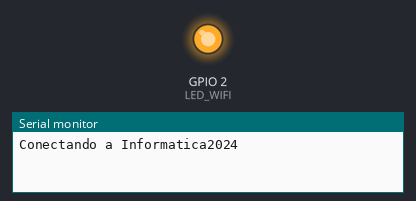
Simulated run of this sketch. Board: ESP32. Parts: output pins drawn as LEDs (lit = HIGH), the last lines printed to the serial monitor. WiFi joins after 1.5 s; servers stay silent unless stated; the local clock reads 2024-03-15 10:24:30 at power-on unless the sketch sets it; random numbers use the default seed unless the sketch sets one; no MQTT or app messages arrive unless stated.

Above: at 0.1 s.
At 1.1 s:
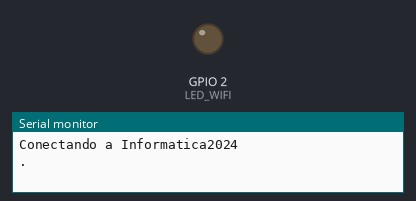
Timing chart, 0 to 3.5 s (numbered marks = the images above):
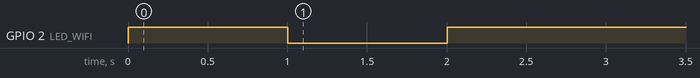

The sketch:

simulando_sensores_tiempolectura_modificable.ino
```cpp
#include <WiFi.h>
#include <PubSubClient.h>
#include <WiFiClientSecure.h>
#include <SPI.h>
#include <ArduinoJson.h>
#include <time.h>
//-- Enviar datos desde mmqt hive web
//--Topic evaporador/motorX/cmd GRADOS:120
//--Topci evaporador/motorX/cmd ON
// ==== WiFi y MQTT settings
const char* ssid = "Informatica2024";
const char* password = "iinf2024";
const char* mqtt_server = "b6d522ef66224d36a55e598722e7338d.s1.eu.hivemq.cloud";
const char* mqtt_username = "evaporador";
const char* mqtt_password = "Evaporador2025";
const int mqtt_port = 8883;
#define LED_WIFI 2

WiFiClientSecure espClient;
PubSubClient client(espClient);

// <<<<< AGREGAR VARIABLE DE MODO LOCAL >>>>>
bool modoLocal = false;

static const char *root_ca PROGMEM = R"EOF(
-----BEGIN CERTIFICATE-----
MIIFazCCA1OgAwIBAgIRAIIQz7DSQONZRGPgu2OCiwAwDQYJKoZIhvcNAQELBQAw
TzELMAkGA1UEBhMCVVMxKTAnBgNVBAoTIEludGVybmV0IFNlY3VyaXR5IFJlc2Vh
cmNoIEdyb3VwMRUwEwYDVQQDEwxJU1JHIFJvb3QgWDEwHhcNMTUwNjA0MTEwNDM4
WhcNMzUwNjA0MTEwNDM4WjBPMQswCQYDVQQGEwJVUzEpMCcGA1UEChMgSW50ZXJu
ZXQgU2VjdXJpdHkgUmVzZWFyY2ggR3JvdXAxFTATBgNVBAMTDElTUkcgUm9vdCBY
MTCCAiIwDQYJKoZIhvcNAQEBBQADggIPADCCAgoCggIBAK3oJHP0FDfzm54rVygc
h77ct984kIxuPOZXoHj3dcKi/vVqbvYATyjb3miGbESTtrFj/RQSa78f0uoxmyF+
0TM8ukj13Xnfs7j/EvEhmkvBioZxaUpmZmyPfjxwv60pIgbz5MDmgK7iS4+3mX6U
A5/TR5d8mUgjU+g4rk8Kb4Mu0UlXjIB0ttov0DiNewNwIRt18jA8+o+u3dpjq+sW
T8KOEUt+zwvo/7V3LvSye0rgTBIlDHCNAymg4VMk7BPZ7hm/ELNKjD+Jo2FR3qyH
B5T0Y3HsLuJvW5iB4YlcNHlsdu87kGJ55tukmi8mxdAQ4Q7e2RCOFvu396j3x+UC
B5iPNgiV5+I3lg02dZ77DnKxHZu8A/lJBdiB3QW0KtZB6awBdpUKD9jf1b0SHzUv
KBds0pjBqAlkd25HN7rOrFleaJ1/ctaJxQZBKT5ZPt0m9STJEadao0xAH0ahmbWn
OlFuhjuefXKnEgV4We0+UXgVCwOPjdAvBbI+e0ocS3MFEvzG6uBQE3xDk3SzynTn
jh8BCNAw1FtxNrQHusEwMFxIt4I7mKZ9YIqioymCzLq9gwQbooMDQaHWBfEbwrbw
qHyGO0aoSCqI3Haadr8faqU9GY/rOPNk3sgrDQoo//fb4hVC1CLQJ13hef4Y53CI
rU7m2Ys6xt0nUW7/vGT1M0NPAgMBAAGjQjBAMA4GA1UdDwEB/wQEAwIBBjAPBgNV
HRMBAf8EBTADAQH/MB0GA1UdDgQWBBR5tFnme7bl5AFzgAiIyBpY9umbbjANBgkq
hkiG9w0BAQsFAAOCAgEAVR9YqbyyqFDQDLHYGmkgJykIrGF1XIpu+ILlaS/V9lZL
ubhzEFnTIZd+50xx+7LSYK05qAvqFyFWhfFQDlnrzuBZ6brJFe+GnY+EgPbk6ZGQ
3BebYhtF8GaV0nxvwuo77x/Py9auJ/GpsMiu/X1+mvoiBOv/2X/qkSsisRcOj/KK
NFtY2PwByVS5uCbMiogziUwthDyC3+6WVwW6LLv3xLfHTjuCvjHIInNzktHCgKQ5
ORAzI4JMPJ+GslWYHb4phowim57iaztXOoJwTdwJx4nLCgdNbOhdjsnvzqvHu7Ur
TkXWStAmzOVyyghqpZXjFaH3pO3JLF+l+/+sKAIuvtd7u+Nxe5AW0wdeRlN8NwdC
jNPElpzVmbUq4JUagEiuTDkHzsxHpFKVK7q4+63SM1N95R1NbdWhscdCb+ZAJzVc
oyi3B43njTOQ5yOf+1CceWxG1bQVs5ZufpsMljq4Ui0/1lvh+wjChP4kqKOJ2qxq
4RgqsahDYVvTH9w7jXbyLeiNdd8XM2w9U/t7y0Ff/9yi0GE44Za4rF2LN9d11TPA
mRGunUHBcnWEvgJBQl9nJEiU0Zsnvgc/ubhPgXRR4Xq37Z0j4r7g1SgEEzwxA57d
emyPxgcYxn/eR44/KJ4EBs+lVDR3veyJm+kXQ99b21/+jh5Xos1AnX5iItreGCc=
-----END CERTIFICATE-----
)EOF";

// MQTT Topics
const char* topic_dht11_temp = "evaporador/dht11/temperatura";
const char* topic_dht11_hum = "evaporador/dht11/humedad";
const char* topic_gyro_lat = "evaporador/giroscopio/latitud";
const char* topic_gyro_lon = "evaporador/giroscopio/longitud";
const char* topic_lux = "evaporador/luminosidad";
const char* topic_motorX = "evaporador/motorX/estatus";
const char* topic_motorY = "evaporador/motorY/estatus";
const char* topic_gps_lat = "evaporador/gps/latitud";
const char* topic_gps_lon = "evaporador/gps/longitud";
const char* topic_bascula = "evaporador/bascula/mg";
const char* topic_motorX_cmd = "evaporador/motorX/cmd";
const char* topic_motorY_cmd = "evaporador/motorY/cmd";

unsigned long lastHeartbeat = 0;
const unsigned long heartbeatInterval = 5000;  //Validacion del esp32-Sensores 5 segundos

float last_gps_lat = 19.4326;
float last_gps_lon = -99.1332;
String motorX_status = "OFF";
String motorY_status = "OFF";
int motorX_grados = 0;
int motorY_grados = 0;

// ==== time for each sensor
unsigned long prevDht = 0, prevGyro = 0, prevLux = 0, prevBascula = 0, prevMotorX = 0, prevMotorY = 0, prevGps = 0;
unsigned long intervalDht = 5000, intervalGyro = 6000, intervalLux = 7000, intervalBascula = 8000, intervalMotorX = 9000, intervalMotorY = 10000, intervalGps = 11000; // ms

// Obtener la fecha y hora en formato ISO 8601
String getDateTimeISO() {
  struct tm timeinfo;
  if (!getLocalTime(&timeinfo)) return "1970-01-01T00:00:00Z";
  char buf[25];
  strftime(buf, sizeof(buf), "%Y-%m-%dT%H:%M:%SZ", &timeinfo);
  return String(buf);
}

// ---- SENSORES Y ACTUADORES EN FUNCIONES ----

void leerTemperaturaHumedad(unsigned long interval) {
  static unsigned long last = 0;
  if (millis() - last < interval) return;
  last = millis();

  // Simulación
  float temp = random(200, 350) / 10.0;
  float hum = random(300, 700) / 10.0;

  String fechaHora = getDateTimeISO();
  String fecha = fechaHora.substring(0,10);
  String hora  = fechaHora.substring(11,19);

  publishMessage(topic_dht11_temp, String(temp,1), true);
  publishMessage(topic_dht11_hum, String(hum,1), true);

  StaticJsonDocument<256> doc;
  doc["sensor"] = "dht11";
  doc["temperatura"] = temp;
  doc["humedad"] = hum;
  doc["fecha"] = fecha;
  doc["hora"] = hora;

  String output;
  serializeJson(doc, output);
  publishMessage("evaporador/dht11/json", output, true);
  Serial.println(output);
}

void leerGiroscopio(unsigned long interval) {
  static unsigned long last = 0;
  if (millis() - last < interval) return;
  last = millis();

  float gyro_lat = random(-9000, 9000) / 100.0;
  float gyro_lon = random(-18000, 18000) / 100.0;

  String fechaHora = getDateTimeISO();
  String fecha = fechaHora.substring(0,10);
  String hora  = fechaHora.substring(11,19);

  publishMessage(topic_gyro_lat, String(gyro_lat,2), true);
  publishMessage(topic_gyro_lon, String(gyro_lon,2), true);

  StaticJsonDocument<256> doc;
  doc["sensor"] = "giroscopio";
  doc["latitud"] = gyro_lat;
  doc["longitud"] = gyro_lon;
  doc["fecha"] = fecha;
  doc["hora"] = hora;

  String output;
  serializeJson(doc, output);
  publishMessage("evaporador/giroscopio/json", output, true);
  Serial.println(output);
}

void leerLuminosidad(unsigned long interval) {
  static unsigned long last = 0;
  if (millis() - last < interval) return;
  last = millis();

  int lux = random(0, 10000);

  String fechaHora = getDateTimeISO();
  String fecha = fechaHora.substring(0,10);
  String hora  = fechaHora.substring(11,19);

  publishMessage(topic_lux, String(lux), true);

  StaticJsonDocument<128> doc;
  doc["sensor"] = "luminosidad";
  doc["lux"] = lux;
  doc["fecha"] = fecha;
  doc["hora"] = hora;

  String output;
  serializeJson(doc, output);
  publishMessage("evaporador/luminosidad/json", output, true);
  Serial.println(output);
}

void leerBascula(unsigned long interval) {
  static unsigned long last = 0;
  if (millis() - last < interval) return;
  last = millis();

  int bascula = random(50000, 500000);

  String fechaHora = getDateTimeISO();
  String fecha = fechaHora.substring(0,10);
  String hora  = fechaHora.substring(11,19);

  publishMessage(topic_bascula, String(bascula), true);

  StaticJsonDocument<128> doc;
  doc["sensor"] = "bascula";
  doc["peso_mg"] = bascula;
  doc["fecha"] = fecha;
  doc["hora"] = hora;

  String output;
  serializeJson(doc, output);
  publishMessage("evaporador/bascula/json", output, true);
  Serial.println(output);
}

void motorX(unsigned long interval) {
  static unsigned long last = 0;
  if (millis() - last < interval) return;
  last = millis();

  String fechaHora = getDateTimeISO();
  String fecha = fechaHora.substring(0,10);
  String hora  = fechaHora.substring(11,19);

  StaticJsonDocument<128> doc;
  doc["actuador"] = "motorX";
  doc["estatus"] = motorX_status;
  doc["grados"] = motorX_grados;
  doc["fecha"] = fecha;
  doc["hora"] = hora;

  String output;
  serializeJson(doc, output);
  publishMessage("evaporador/motorX/json", output, true);
  Serial.println(output);
}

void motorY(unsigned long interval) {
  static unsigned long last = 0;
  if (millis() - last < interval) return;
  last = millis();

  String fechaHora = getDateTimeISO();
  String fecha = fechaHora.substring(0,10);
  String hora  = fechaHora.substring(11,19);

  StaticJsonDocument<128> doc;
  doc["actuador"] = "motorY";
  doc["estatus"] = motorY_status;
  doc["grados"] = motorY_grados;
  doc["fecha"] = fecha;
  doc["hora"] = hora;

  String output;
  serializeJson(doc, output);
  publishMessage("evaporador/motorY/json", output, true);
  Serial.println(output);
}

void leerGPS(unsigned long interval) {
  static unsigned long last = 0;
  if (millis() - last < interval) return;
  last = millis();

  last_gps_lat += random(-10, 10) / 10000.0;
  last_gps_lon += random(-10, 10) / 10000.0;

  String fechaHora = getDateTimeISO();
  String fecha = fechaHora.substring(0,10);
  String hora  = fechaHora.substring(11,19);

  publishMessage(topic_gps_lat, String(last_gps_lat,6), true);
  publishMessage(topic_gps_lon, String(last_gps_lon,6), true);

  StaticJsonDocument<128> doc;
  doc["sensor"] = "gps";
  doc["latitud"] = last_gps_lat;
  doc["longitud"] = last_gps_lon;
  doc["fecha"] = fecha;
  doc["hora"] = hora;

  String output;
  serializeJson(doc, output);
  publishMessage("evaporador/gps/json", output, true);
  Serial.println(output);
}

// ========== MQTT Y WIFI ==========

void callback(char* topic, byte* payload, unsigned int length) {
  String incoming = "";
  for (int i = 0; i < length; i++) incoming += (char)payload[i];
  if (String(topic) == topic_motorX_cmd) {
    if (incoming == "ON" || incoming == "OFF") motorX_status = incoming;
    if (incoming.startsWith("GRADOS:")) motorX_grados = incoming.substring(7).toInt();
  }
  if (String(topic) == topic_motorY_cmd) {
    if (incoming == "ON" || incoming == "OFF") motorY_status = incoming;
    if (incoming.startsWith("GRADOS:")) motorY_grados = incoming.substring(7).toInt();
  }
}

// <<<<< MODIFICADO: setup() SOLO 5 INTENTOS WIFI >>>>>
void setup() {
  Serial.begin(115200);
  pinMode(LED_WIFI, OUTPUT);
  Serial.print("\nConectando a ");
  Serial.println(ssid);

  WiFi.mode(WIFI_STA);
  WiFi.begin(ssid, password);
  client.setCallback(callback);

  // Intentar conectar solo 15 veces
  int intentosWifi = 0;
  while (WiFi.status() != WL_CONNECTED && intentosWifi < 15) {
    digitalWrite(LED_WIFI, !digitalRead(LED_WIFI));
    delay(1000);
    Serial.print(".");
    intentosWifi++;
  }

  if (WiFi.status() == WL_CONNECTED) {
    digitalWrite(LED_WIFI, HIGH);
    Serial.println("\nWiFi conectado\nIP address: ");
    Serial.println(WiFi.localIP());

    // Configura hora vía NTP
    configTime(-6 * 3600, 0, "pool.ntp.org", "time.nist.gov"); // GMT-6
    while(time(nullptr) < 100000){delay(100);Serial.print("*");}

    espClient.setCACert(root_ca);
    client.setServer(mqtt_server, mqtt_port);
    delay(1000);
  } else {
    modoLocal = true;
    digitalWrite(LED_WIFI, LOW);
    Serial.println("\nNo se pudo conectar a WiFi después de 15 intentos. Modo local activado.");
  }
}

// <<<<< MODIFICADO: reconnect() SOLO 5 INTENTOS MQTT >>>>>
void reconnect() {
  if (modoLocal) return; // No intentar si está en modo local

  int intentosMqtt = 0;
  while (!client.connected() && intentosMqtt < 5) {
    Serial.print("Intentando conectar MQTT...");
    String clientId = "ESP32Client-";
    clientId += String(random(0xffff), HEX);
    if (client.connect(clientId.c_str(), mqtt_username, mqtt_password)) {
      Serial.println("Conectado a MQTT");
      client.subscribe(topic_motorX_cmd);
      client.subscribe(topic_motorY_cmd);
      return;
    } else {
      Serial.print("Fallo, rc=");
      Serial.print(client.state());
      Serial.println(" intentando en 2 segundos");
      delay(2000);
      intentosMqtt++;
    }
  }
  if (!client.connected()) {
    modoLocal = true;
    Serial.println("No se pudo conectar a MQTT después de 5 intentos. Modo local activado.");
  }
}

// <<<<< MODIFICADO: loop() respeta modoLocal >>>>>
void loop() {
  if (!modoLocal) {
    if (!client.connected()) reconnect();
    if (!modoLocal) client.loop(); // Si cambia a modoLocal por fallo MQTT, no llamar client.loop()
  }

  //status de evaporador (latido)
  unsigned long now = millis();
  if (now - lastHeartbeat > heartbeatInterval) {
    lastHeartbeat = now;
    client.publish("evaporador/status", "online");
    Serial.println("Heartbeat enviado");
  }


  leerTemperaturaHumedad(intervalDht);
  leerGiroscopio(intervalGyro);
  leerLuminosidad(intervalLux);
  leerBascula(intervalBascula);
  motorX(intervalMotorX);
  motorY(intervalMotorY);
  leerGPS(intervalGps);
}

// <<<<< MODIFICADO: publishMessage solo publica por MQTT si no es modoLocal >>>>>
void publishMessage(const char* topic, String payload, boolean retained) {
  if (!modoLocal && client.publish(topic, payload.c_str(), retained)) {
    Serial.println("Mensaje publicado [" + String(topic) + "]: " + payload);
  }
}
```
